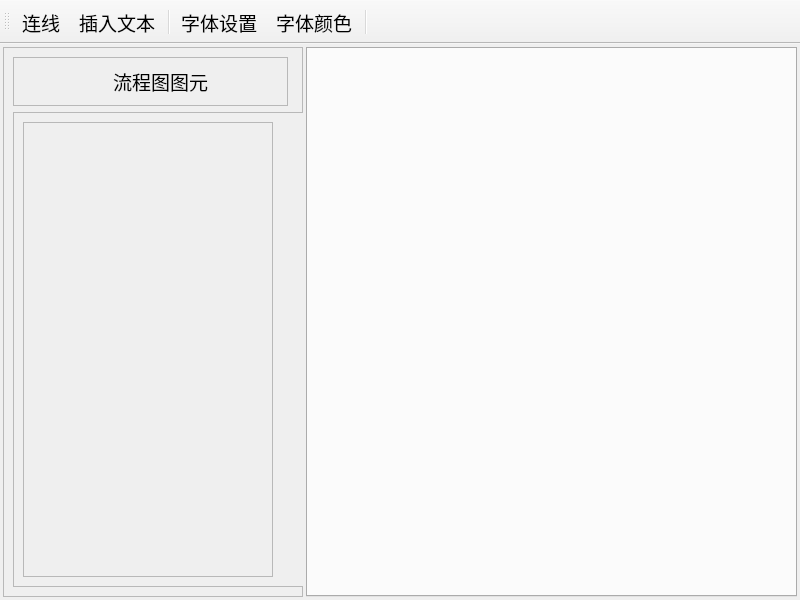
<?xml version="1.0" encoding="UTF-8"?>
<ui version="4.0">
 <class>MainWindow</class>
 <widget class="QMainWindow" name="MainWindow">
  <property name="geometry">
   <rect>
    <x>0</x>
    <y>0</y>
    <width>800</width>
    <height>600</height>
   </rect>
  </property>
  <property name="windowTitle">
   <string>QT 实现流程图案例</string>
  </property>
  <property name="windowIcon">
   <iconset resource="sources.qrc">
    <normaloff>:/image/flowchart.png</normaloff>:/image/flowchart.png</iconset>
  </property>
  <widget class="QWidget" name="centralwidget">
   <layout class="QHBoxLayout" name="horizontalLayout">
    <property name="spacing">
     <number>3</number>
    </property>
    <property name="leftMargin">
     <number>3</number>
    </property>
    <property name="topMargin">
     <number>3</number>
    </property>
    <property name="rightMargin">
     <number>3</number>
    </property>
    <property name="bottomMargin">
     <number>3</number>
    </property>
    <item>
     <widget class="QFrame" name="frame">
      <property name="minimumSize">
       <size>
        <width>300</width>
        <height>0</height>
       </size>
      </property>
      <property name="maximumSize">
       <size>
        <width>300</width>
        <height>16777215</height>
       </size>
      </property>
      <property name="frameShape">
       <enum>QFrame::StyledPanel</enum>
      </property>
      <property name="frameShadow">
       <enum>QFrame::Raised</enum>
      </property>
      <layout class="QVBoxLayout" name="verticalLayout">
       <item>
        <widget class="QFrame" name="frame_top">
         <property name="minimumSize">
          <size>
           <width>275</width>
           <height>0</height>
          </size>
         </property>
         <property name="maximumSize">
          <size>
           <width>275</width>
           <height>16777215</height>
          </size>
         </property>
         <property name="frameShape">
          <enum>QFrame::StyledPanel</enum>
         </property>
         <property name="frameShadow">
          <enum>QFrame::Raised</enum>
         </property>
         <layout class="QHBoxLayout" name="horizontalLayout_2">
          <item>
           <widget class="QLabel" name="label">
            <property name="minimumSize">
             <size>
              <width>275</width>
              <height>0</height>
             </size>
            </property>
            <property name="maximumSize">
             <size>
              <width>275</width>
              <height>16777215</height>
             </size>
            </property>
            <property name="font">
             <font>
              <pointsize>14</pointsize>
             </font>
            </property>
            <property name="text">
             <string>流程图图元</string>
            </property>
            <property name="alignment">
             <set>Qt::AlignCenter</set>
            </property>
           </widget>
          </item>
         </layout>
        </widget>
       </item>
       <item>
        <widget class="QScrollArea" name="scrollArea">
         <property name="minimumSize">
          <size>
           <width>300</width>
           <height>0</height>
          </size>
         </property>
         <property name="maximumSize">
          <size>
           <width>300</width>
           <height>16777215</height>
          </size>
         </property>
         <property name="widgetResizable">
          <bool>true</bool>
         </property>
         <widget class="QWidget" name="scrollAreaWidgetContents">
          <property name="geometry">
           <rect>
            <x>0</x>
            <y>0</y>
            <width>270</width>
            <height>517</height>
           </rect>
          </property>
          <property name="minimumSize">
           <size>
            <width>270</width>
            <height>0</height>
           </size>
          </property>
          <property name="maximumSize">
           <size>
            <width>270</width>
            <height>16777215</height>
           </size>
          </property>
          <layout class="QVBoxLayout" name="verticalLayout_2">
           <item>
            <widget class="QFrame" name="chartFrame">
             <property name="minimumSize">
              <size>
               <width>250</width>
               <height>0</height>
              </size>
             </property>
             <property name="maximumSize">
              <size>
               <width>250</width>
               <height>16777215</height>
              </size>
             </property>
             <property name="frameShape">
              <enum>QFrame::StyledPanel</enum>
             </property>
             <property name="frameShadow">
              <enum>QFrame::Raised</enum>
             </property>
            </widget>
           </item>
          </layout>
         </widget>
        </widget>
       </item>
      </layout>
     </widget>
    </item>
    <item>
     <widget class="QTabWidget" name="tabWidget">
      <property name="font">
       <font>
        <family>SimSun-ExtB</family>
        <pointsize>14</pointsize>
       </font>
      </property>
      <property name="tabsClosable">
       <bool>true</bool>
      </property>
      <property name="movable">
       <bool>true</bool>
      </property>
     </widget>
    </item>
   </layout>
  </widget>
  <widget class="QToolBar" name="toolBar">
   <property name="acceptDrops">
    <bool>true</bool>
   </property>
   <property name="windowTitle">
    <string>toolBar</string>
   </property>
   <property name="styleSheet">
    <string notr="true">font-size:14pt;</string>
   </property>
   <property name="toolButtonStyle">
    <enum>Qt::ToolButtonTextBesideIcon</enum>
   </property>
   <attribute name="toolBarArea">
    <enum>TopToolBarArea</enum>
   </attribute>
   <attribute name="toolBarBreak">
    <bool>false</bool>
   </attribute>
   <addaction name="insertLineAction"/>
   <addaction name="insertTextAction"/>
   <addaction name="separator"/>
   <addaction name="setFontAction"/>
   <addaction name="setColorAction"/>
   <addaction name="separator"/>
  </widget>
  <action name="setFontAction">
   <property name="icon">
    <iconset resource="sources.qrc">
     <normaloff>:/image/font.png</normaloff>:/image/font.png</iconset>
   </property>
   <property name="text">
    <string>字体设置</string>
   </property>
  </action>
  <action name="action_fill">
   <property name="icon">
    <iconset resource="sources.qrc">
     <normaloff>:/image/getcolor.png</normaloff>:/image/getcolor.png</iconset>
   </property>
   <property name="text">
    <string>填充颜色</string>
   </property>
  </action>
  <action name="action_copy">
   <property name="checkable">
    <bool>false</bool>
   </property>
   <property name="text">
    <string>复制</string>
   </property>
   <property name="font">
    <font>
     <family>SimSun-ExtB</family>
     <pointsize>9</pointsize>
    </font>
   </property>
   <property name="shortcut">
    <string>Ctrl+C</string>
   </property>
  </action>
  <action name="action_paste">
   <property name="text">
    <string>粘贴</string>
   </property>
   <property name="shortcut">
    <string>Ctrl+V</string>
   </property>
  </action>
  <action name="action_border">
   <property name="text">
    <string>边框颜色</string>
   </property>
  </action>
  <action name="setColorAction">
   <property name="icon">
    <iconset resource="sources.qrc">
     <normaloff>:/image/getcolor.png</normaloff>:/image/getcolor.png</iconset>
   </property>
   <property name="text">
    <string>字体颜色</string>
   </property>
  </action>
  <action name="insertTextAction">
   <property name="icon">
    <iconset resource="sources.qrc">
     <normaloff>:/image/T.png</normaloff>:/image/T.png</iconset>
   </property>
   <property name="text">
    <string>插入文本</string>
   </property>
  </action>
  <action name="insertLineAction">
   <property name="icon">
    <iconset resource="sources.qrc">
     <normaloff>:/image/connecting.png</normaloff>:/image/connecting.png</iconset>
   </property>
   <property name="text">
    <string>连线</string>
   </property>
  </action>
 </widget>
 <resources>
  <include location="sources.qrc"/>
 </resources>
 <connections/>
</ui>
